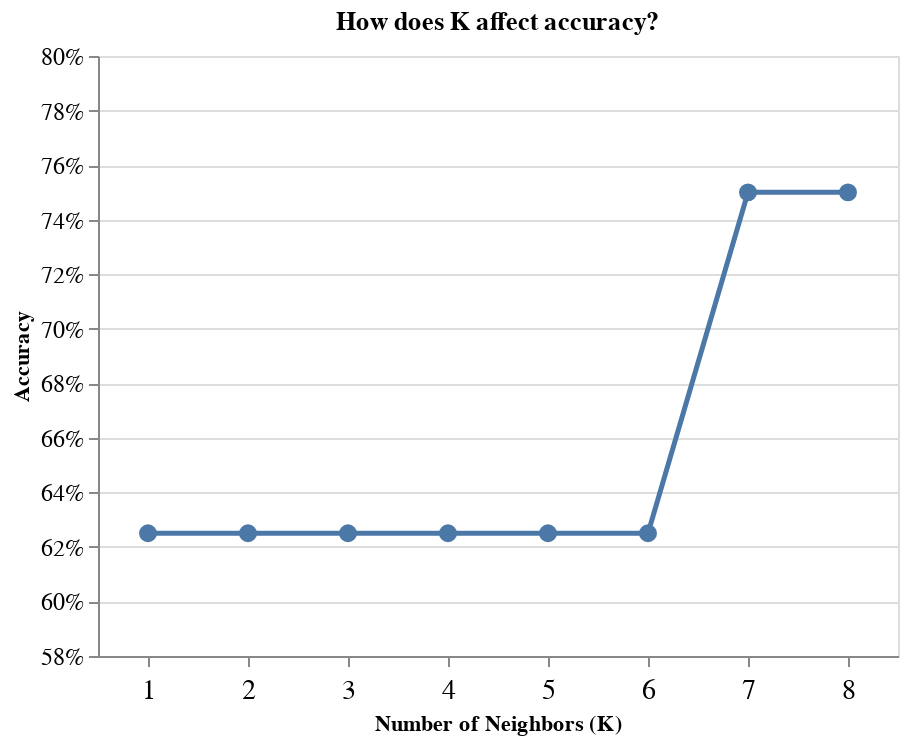

The notebook cell saved with this chart:
### Code cell
# Visualise the results
accuracy_chart = alt.Chart(results_df).mark_line(point=alt.OverlayMarkDef(size=80), size=2.5).encode(
    x=alt.X('K:O').title('Number of Neighbors (K)').axis(labelAngle=0, labelFontSize=14, ticks=True, labelPadding=5),
    y=alt.Y('Accuracy:Q').scale(padding=50, zero=False).axis(format='%', labelFontSize=12).title('Accuracy'),
    tooltip=[alt.Tooltip('K:O'), 
             alt.Tooltip('Accuracy:Q', format='.1%')]
).properties(
    width=400,
    height=300,
    title='How does K affect accuracy?'
)

accuracy_chart

### Figure 1 — Vega-Lite specification as saved in the notebook (floating-point values rounded to 4 significant figures)
{"config": {"view": {"continuousWidth": 300, "continuousHeight": 300}}, "data": {"name": "data-f808526358a7da755f35c5064202046e"}, "mark": {"type": "line", "point": {"size": 80}, "size": 2.5}, "encoding": {"tooltip": [{"field": "K", "type": "ordinal"}, {"field": "Accuracy", "format": ".1%", "type": "quantitative"}], "x": {"axis": {"labelAngle": 0, "labelFontSize": 14, "ticks": true, "labelPadding": 5}, "field": "K", "title": "Number of Neighbors (K)", "type": "ordinal"}, "y": {"axis": {"format": "%", "labelFontSize": 12}, "field": "Accuracy", "scale": {"padding": 50, "zero": false}, "title": "Accuracy", "type": "quantitative"}}, "height": 300, "title": "How does K affect accuracy?", "width": 400, "$schema": "https://vega.github.io/schema/vega-lite/v5.20.1.json", "datasets": {"data-f808526358a7da755f35c5064202046e": [{"K": 1, "Accuracy": 0.625}, {"K": 2, "Accuracy": 0.625}, {"K": 3, "Accuracy": 0.625}, {"K": 4, "Accuracy": 0.625}, {"K": 5, "Accuracy": 0.625}, {"K": 6, "Accuracy": 0.625}, {"K": 7, "Accuracy": 0.75}, {"K": 8, "Accuracy": 0.75}]}}
